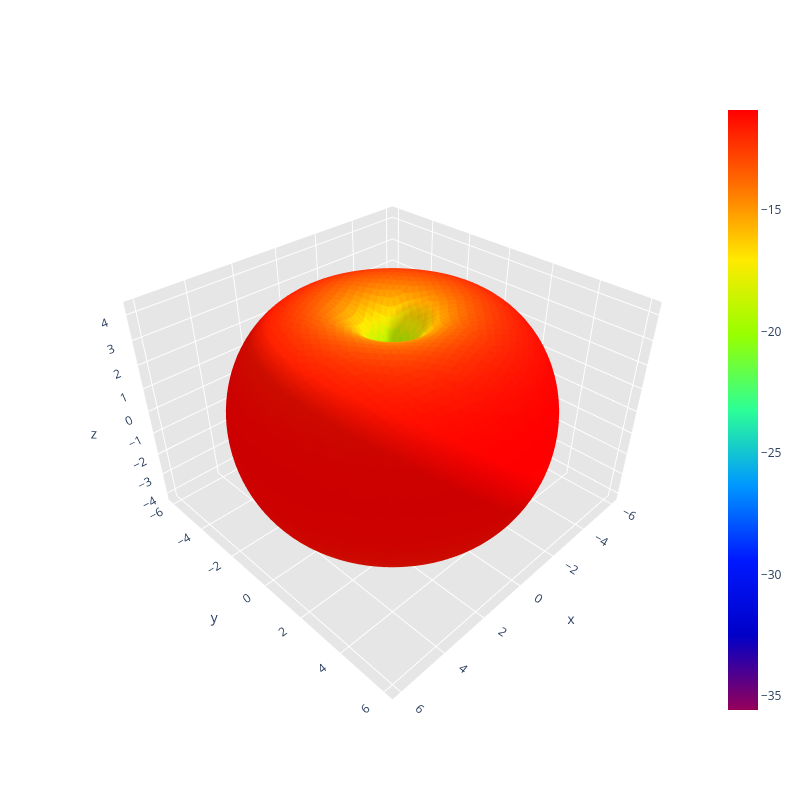

Here is the notebook cell this chart was saved with:
### Code cell
print("Calculating radiation intensity distribution over sphere surface...")
radiation_intensity_distribution_over_sphere_surface(path)

### Figure 1 — Plotly figure (JSON) as saved in the notebook; plotly's stock layout.template omitted (floating-point values rounded to 4 significant figures; data arrays with more than 128 entries replaced by an {"elided": "..."} marker saying what was removed)
{"data": [{"facecolor": {"elided": "10296 str values"}, "i": {"elided": "10296 int values"}, "j": {"elided": "10296 int values"}, "k": {"elided": "10296 int values"}, "name": "", "type": "mesh3d", "x": {"elided": "5150 float values"}, "y": {"elided": "5150 float values"}, "z": {"elided": "5150 float values"}}, {"hoverinfo": "none", "marker": {"color": [-35.58, -10.88], "colorscale": [[0, "rgb(150, 0, 90)"], [0.125, "rgb(0, 0, 200)"], [0.25, "rgb(0, 25, 255)"], [0.375, "rgb(0, 152, 255)"], [0.5, "rgb(44, 255, 150)"], [0.625, "rgb(151, 255, 0)"], [0.75, "rgb(255, 234, 0)"], [0.875, "rgb(255, 111, 0)"], [1, "rgb(255, 0, 0)"]], "showscale": true, "size": 0.1}, "mode": "markers", "showlegend": false, "type": "scatter3d", "x": [1.837e-19], "y": [-4.499e-35], "z": [0.003]}], "layout": {"height": 800, "scene": {"aspectratio": {"x": 1.0, "y": 1, "z": 0.6943}, "xaxis": {"backgroundcolor": "rgb(230, 230, 230)", "gridcolor": "rgb(255, 255, 255)", "showbackground": true, "zerolinecolor": "rgb(255, 255, 255)"}, "yaxis": {"backgroundcolor": "rgb(230, 230, 230)", "gridcolor": "rgb(255, 255, 255)", "showbackground": true, "zerolinecolor": "rgb(255, 255, 255)"}, "zaxis": {"backgroundcolor": "rgb(230, 230, 230)", "gridcolor": "rgb(255, 255, 255)", "showbackground": true, "zerolinecolor": "rgb(255, 255, 255)"}}, "title": {"text": ""}, "width": 800}}
